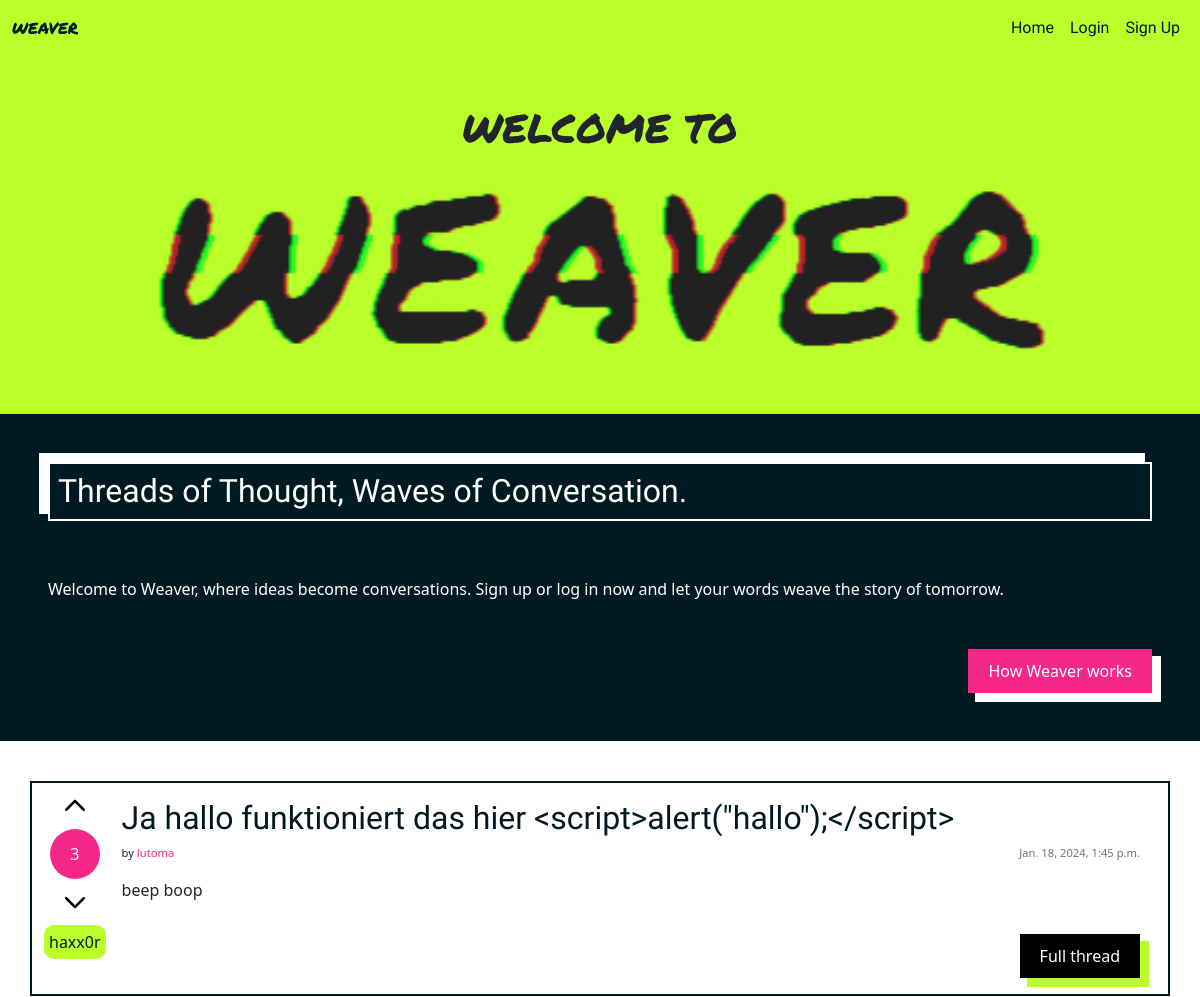
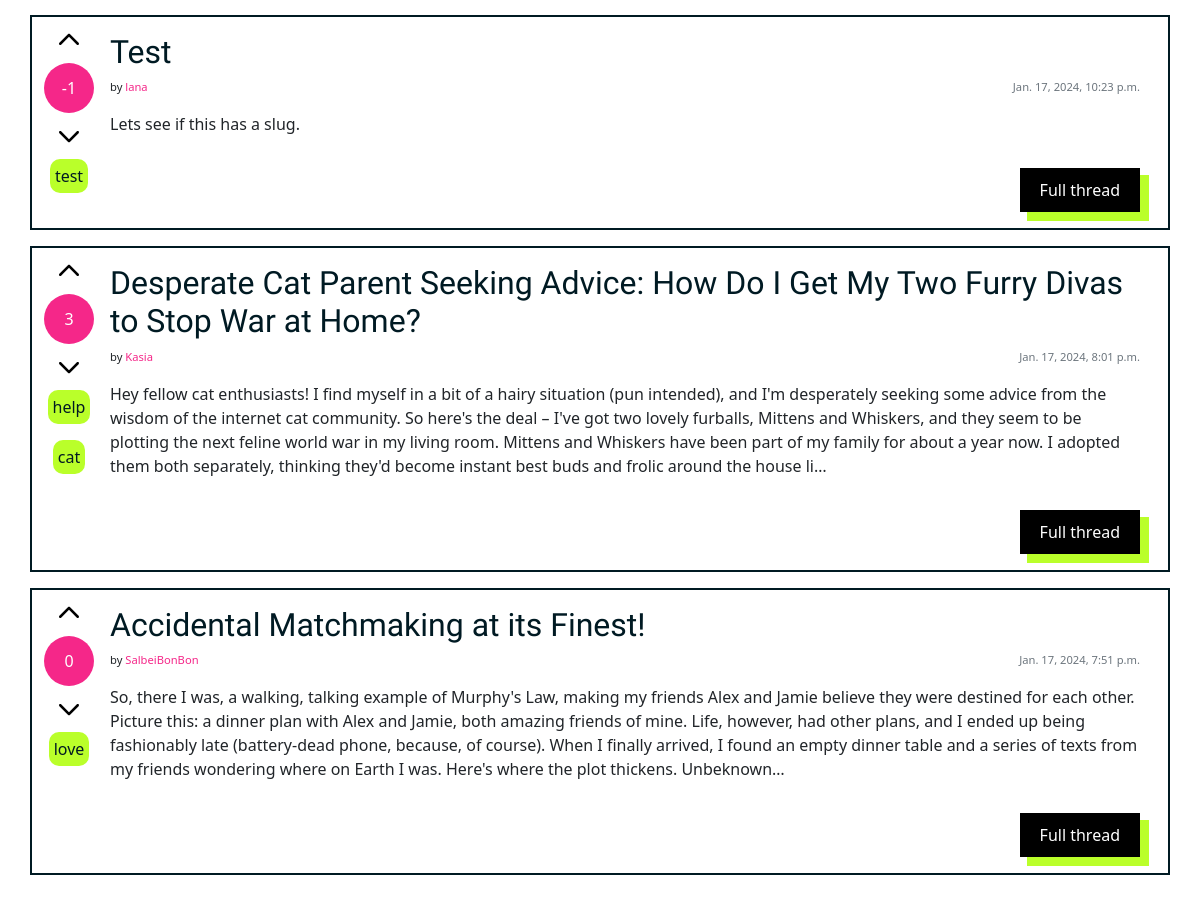
The page / on the database its author committed (2 pictures, top to bottom).
### weave_manager/models.py (models this page shows, shortened)
class Thread(models.Model):
    title = models.CharField(max_length=200, unique=True)
    slug = models.SlugField(max_length=200, unique=True)
    author = models.ForeignKey(settings.AUTH_USER_MODEL,
        on_delete=models.CASCADE, related_name="posts")
    content = models.TextField()
    votes = models.IntegerField(default=0)
    created_on = models.DateTimeField(auto_now_add=True)
    status = models.IntegerField(choices=STATUS, default=0)
    tags = TaggableManager()
    class Meta:
        ordering = ["-created_on"]

### authentication/models.py (models this page shows)
class User(AbstractUser):
    bio = models.CharField(max_length=200, unique=False)
    created_on = models.DateTimeField(auto_now_add=True)
    profile_pic = models.ImageField(null=True, blank=True, default="default.png")

### weave_manager/views.py (the view)
# urls.py: path('', views.GlobalTimeline.as_view(), name='home'),
class GlobalTimeline(generic.ListView):
    queryset = Thread.objects.all()
    template_name = "index.html"

### weave_manager/templates/index.html (shortened to what this page needs)
{% extends "base.html" %}
{% load static %}
{% block content %}
{% if not request.user.is_authenticated %}
<div class="container-fluid text-center mx-auto bg-hl py-5">
    <h1 class="text-uppercase font-marker">Welcome to</h1>
    <IMG SRC="static/img/weaver-green.gif" alt="weaver" class="header-gif">
</div>
<div class="banner-content p-5 d-flex flex-column">
    <h2 class="banner-box p-2">Threads of Thought, Waves of Conversation.</h2>
    <p class="my-5">Welcome to Weaver, where ideas become conversations. Sign up or log in now and let your words weave the story of tomorrow.</p>
    <a href={% url 'info' %} class="button-pink align-self-end"> How Weaver works</a>
</div>
{% endif %}
<div class="container-lg pt-3">
    <div class="row">
        <div class="mt-3 left">
            <div class="row">
                {% for thread in thread_list %}
                <div class="card my-2 d-flex flex-row">
                    <div class="d-flex flex-column align-items-center">
                        <a href="{% url 'upvote_thread' thread_id=thread.id %}"><img src="{% static 'img/icons/up.svg' %}" class="icon m-2"></img></a>
                        <p class="circle m-0">{{ thread.votes }}</p>
                        <a href="{% url 'downvote_thread' thread_id=thread.id %}"><img src="{% static 'img/icons/up.svg' %}" class="icon m-2 rotate-180"></img></a>
                        {% for tag in thread.tags.all %}
                        <p class="tag">{{ tag }}</p>
                        {% endfor %}
                    </div>
                    <div class="card-body d-flex flex-column">
                        <h2><a href="{% url 'thread_detail' slug=thread.slug %}" class="card-title">{{ thread.title }}</a></h2>
                        <div class="d-flex flex-row justify-content-between">
                            <p class="fs-7">by <a href="{% url 'user_profile' username=thread.author %}" class="link">{{ thread.author }}</a></p>
                            <p class="card-text text-muted fs-7">{{ thread.created_on}}
                        </div>
                        <p class="card-text">{{ thread.content|truncatechars:500 }}</p>
                        <a href="{% url 'thread_detail' slug=thread.slug %}" class="neon-button align-self-end">Full thread</a>
                    </div>
                </div>
                {% endfor %}
            </div>
        </div>
    </div>
</div>
{% endblock %}

### static/css/style.css (style rules this page uses)
:root { --color-text-dark: #001A23; --color-text-light: #FFFFFF; --color-highlight: #BAFF2A; --color-background: #FFFFFF; --color-background-highlight: #F52789; }
.header-gif { width: 80%; }
.banner-content { background-color: var(--color-text-dark); color: var(--color-text-light); }
.circle { background-color: var(--color-background-highlight); color: var(--color-text-light); width: 50px; height: 50px; line-height: 50px; text-align: center; border-radius: 50px; }
.icon { width: 30px; height: 30px; }
h1, h2, h3, h4 { font-family: 'Alatsi', sans-serif; text-wrap: pretty; }
.link { color: var(--color-background-highlight); }
.bg-hl { background-color: var(--color-highlight); }
.banner-box { border: 2px solid var(--color-text-light); box-shadow: -8px -8px 0px 1px var(--color-text-light); }
.font-marker { font-family: 'Permanent Marker', cursive; }
.neon-button { background-color: black; color: white; padding: 10px 20px; text-decoration: none; text-decoration: transparent; -webkit-box-shadow: 8px 8px 0px 1px var(--color-highlight); box-shadow: 8px 8px 0px 1px var(--color-highlight); }
.button-pink { background-color: var(--color-background-highlight); color: white; padding: 10px 20px; text-decoration: none; text-decoration: transparent; -webkit-box-shadow: 8px 8px 0px 1px var(--color-text-light); box-shadow: 8px 8px 0px 1px var(--color-text-light); }
a { text-decoration: none; text-decoration: transparent; }
.tag { padding: 5px; border-radius: 10px; background-color: var(--color-highlight); color: var(--color-text-dark); }
.rotate-180 { transform: rotate(180deg); }
.fs-7 { font-size: 0.7em; }
.card { border: 2px solid var(--color-text-dark); border-radius: 0; }
.card-title { color: var(--color-text-dark); text-decoration: none; text-decoration: transparent; }

### rows shown on the page
Thread: votes "3", title "Ja hallo funktioniert das hier <script>alert(\"hallo\");</script>", author "lutoma", created_on "Jan. 18, 2024, 1:45 p.m.", content "beep boop"
Tag: name "haxx0r"
Thread: votes "-1", title "Test", author "lana", created_on "Jan. 17, 2024, 10:23 p.m.", content "Lets see if this has a slug."
Tag: name "test"
Thread: votes "3", title "Desperate Cat Parent Seeking Advice: How Do I Get My Two Furry Divas to Stop War at Home?", author "Kasia", created_on "Jan. 17, 2024, 8:01 p.m.", content "Hey fellow cat enthusiasts! I find myself in a bit of a hairy situation (pun intended), and I'm desperately seeking some advice from the wisdom of the internet cat community. So here's the deal – I've got two lovely furballs, Mittens and Whiskers, and they seem to be plotting the next feline world war in my living room. Mittens and Whiskers have been part of my family for about a year now. I adopted them both separately, thinking they'd become instant best buds and frolic around the house li…"
Tag: name "help"
Tag: name "cat"
Thread: votes "0", title "Accidental Matchmaking at its Finest!", author "SalbeiBonBon", created_on "Jan. 17, 2024, 7:51 p.m.", content "So, there I was, a walking, talking example of Murphy's Law, making my friends Alex and Jamie believe they were destined for each other. Picture this: a dinner plan with Alex and Jamie, both amazing friends of mine. Life, however, had other plans, and I ended up being fashionably late (battery-dead phone, because, of course). When I finally arrived, I found an empty dinner table and a series of texts from my friends wondering where on Earth I was. Here's where the plot thickens. Unbeknown…"
Tag: name "love"
